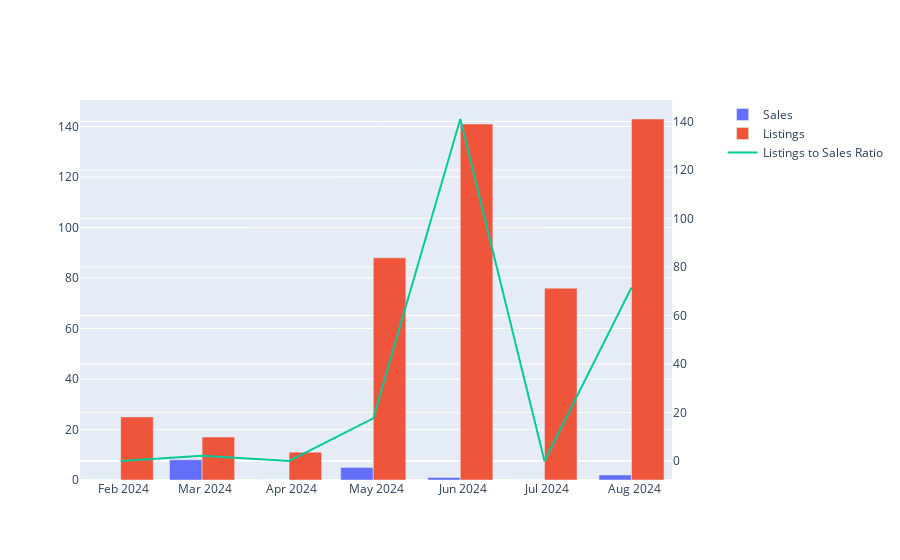

The code cell stored with this chart in its notebook:
### Code cell
listing_to_sales_fig = make_subplots(specs=[[{"secondary_y": True}]])

# Add bar chart for sales
listing_to_sales_fig.add_trace(
    go.Bar(
        x=monthly_listings.index,
        y=monthly_listings['sales'],
        name='Sales'
    ),
    secondary_y=False
)

listing_to_sales_fig.add_trace(
    go.Bar(
        x=monthly_listings.index,
        y=monthly_listings['listings'],
        name='Listings'
    ),
    secondary_y=False
)

# Add line chart for cumulative sales
listing_to_sales_fig.add_trace(
    go.Scatter(
        x=monthly_listings.index,
        y=monthly_listings['listings_to_sales_ratio'],
        name='Listings to Sales Ratio',
        mode='lines'
    ),
    secondary_y=True
)

# listing_to_sales_fig.show()

### Figure 1 — Plotly figure (JSON) as saved in the notebook; plotly's stock layout.template omitted (floating-point values rounded to 4 significant figures)
{"data": [{"name": "Sales", "type": "bar", "x": ["2024-01-31T00:00:00", "2024-02-29T00:00:00", "2024-03-31T00:00:00", "2024-04-30T00:00:00", "2024-05-31T00:00:00", "2024-06-30T00:00:00", "2024-07-31T00:00:00"], "xaxis": "x", "y": [0, 8, 0, 5, 1, 0, 2], "yaxis": "y"}, {"name": "Listings", "type": "bar", "x": ["2024-01-31T00:00:00", "2024-02-29T00:00:00", "2024-03-31T00:00:00", "2024-04-30T00:00:00", "2024-05-31T00:00:00", "2024-06-30T00:00:00", "2024-07-31T00:00:00"], "xaxis": "x", "y": [25, 17, 11, 88, 141, 76, 143], "yaxis": "y"}, {"mode": "lines", "name": "Listings to Sales Ratio", "type": "scatter", "x": ["2024-01-31T00:00:00", "2024-02-29T00:00:00", "2024-03-31T00:00:00", "2024-04-30T00:00:00", "2024-05-31T00:00:00", "2024-06-30T00:00:00", "2024-07-31T00:00:00"], "xaxis": "x", "y": [0, 2.125, 0, 17.6, 141, 0, 71.5], "yaxis": "y2"}], "layout": {"xaxis": {"anchor": "y", "domain": [0, 0.94]}, "yaxis": {"anchor": "x", "domain": [0, 1]}, "yaxis2": {"anchor": "x", "overlaying": "y", "side": "right"}}}
